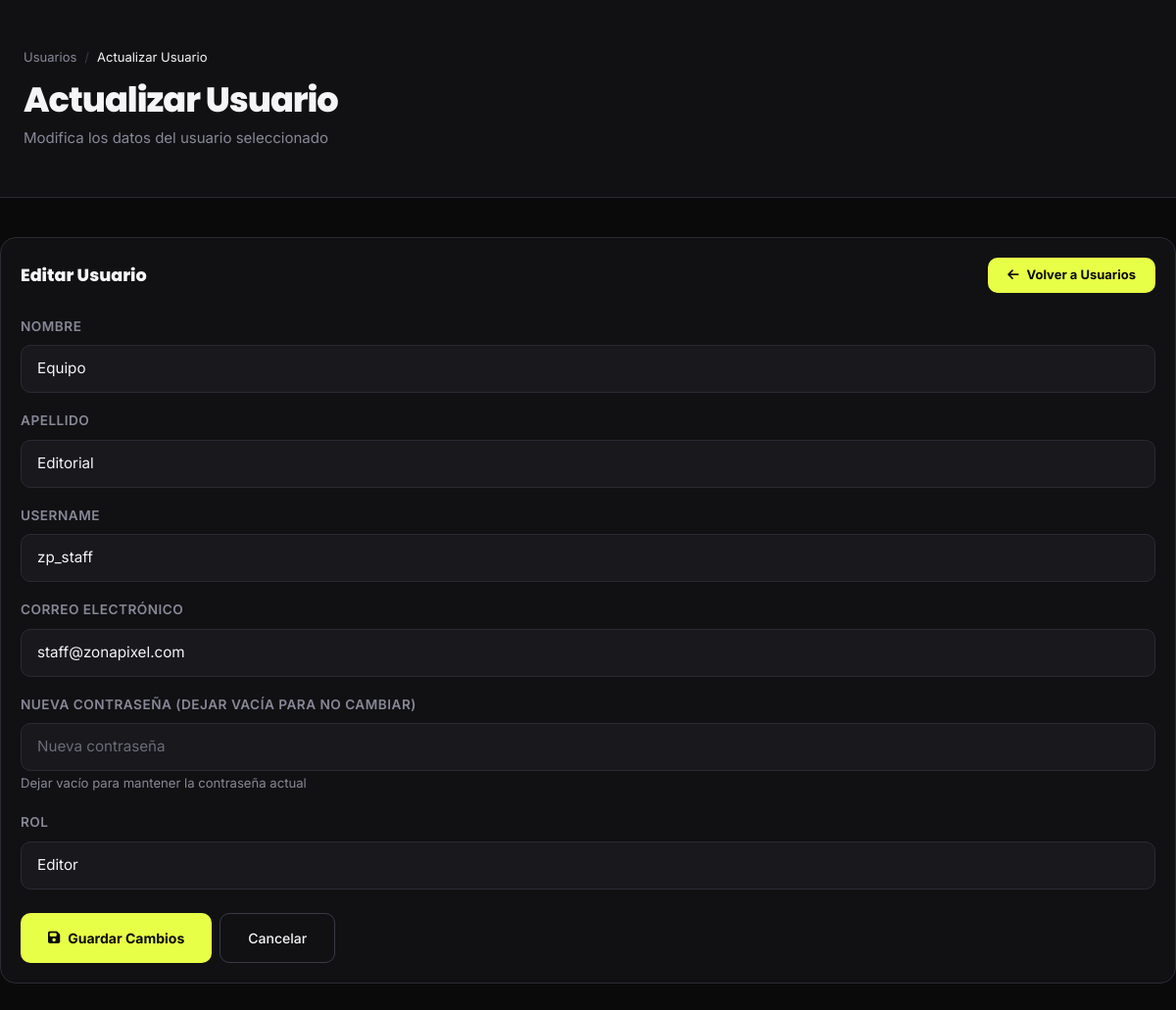
The page /views/php/usuarios/actualizar_usuario.php?id=2 on the database its author committed.
### tables this page shows
CREATE TABLE usuarios (
  id_usuario              INT UNSIGNED AUTO_INCREMENT PRIMARY KEY,
  rol_id          TINYINT UNSIGNED NOT NULL DEFAULT 2,   
  nombre          VARCHAR(80)  NOT NULL,
  apellido        VARCHAR(80)  NOT NULL,
  username        VARCHAR(50)  NOT NULL UNIQUE,
  email           VARCHAR(120) NOT NULL UNIQUE,
  password_hash   VARCHAR(255) NOT NULL,
  avatar_url      VARCHAR(500),
  activo          BOOLEAN      NOT NULL DEFAULT TRUE,
  email_verificado BOOLEAN     NOT NULL DEFAULT FALSE,
  creado_en       DATETIME     NOT NULL DEFAULT CURRENT_TIMESTAMP,
  actualizado_en  DATETIME     NOT NULL DEFAULT CURRENT_TIMESTAMP ON UPDATE CURRENT_TIMESTAMP,
CONSTRAINT fk_usuario_rol FOREIGN KEY (rol_id) REFERENCES roles(id_rol)
);

### views/php/usuarios/usuarioModel.php (called while the page is built, shortened)
<?php
$BD = connection() ;
function consultar_usuarios_id($id)
{
    global $BD;
    $sql =  mysqli_prepare($BD,'SELECT * FROM usuarios WHERE id_usuario = ?;');
    mysqli_stmt_bind_param($sql, 'i', $id);
    mysqli_stmt_execute($sql);
    $resultado = mysqli_stmt_get_result($sql);
    return mysqli_fetch_assoc($resultado);
}
?>

### views/php/usuarios/actualizar_usuario.php (the view, shortened to what this page needs)
<?php
include './usuarioModel.php';
$id = $_GET['id'];
$fila = consultar_usuarios_id($id);
?>
<!DOCTYPE html>
<html lang="es">
<head>
    <link href="https://cdn.jsdelivr.net/npm/bootstrap@5.3.3/dist/css/bootstrap.min.css" rel="stylesheet">
    <link rel="stylesheet" href="https://cdnjs.cloudflare.com/ajax/libs/font-awesome/6.4.0/css/all.min.css">
    <link rel="stylesheet" href="../../../css/style.css">
</head>
<body class="dashboard-page">
<div class="page-hero">
    <div class="container">
        <div class="breadcrumb-nav">
            <a href="./usuario.php">Usuarios</a>
            <span>/</span>
            <span style="color:var(--white)">Actualizar Usuario</span>
        </div>
        <h1 class="page-hero-title">Actualizar Usuario</h1>
        <p class="page-hero-sub">Modifica los datos del usuario seleccionado</p>
    </div>
</div>
<div class="container dashboard-section">
    <div class="dash-card">
        <div class="dashboard-card-header d-flex align-items-center justify-content-between">
            <span class="dashboard-card-title">Editar Usuario</span>
            <a href="./usuario.php" class="btn-primary btn btn-sm" style="font-size:13px; padding:8px 20px">
                <i class="fas fa-arrow-left"></i> Volver a Usuarios
            </a>
        </div>
        <form action="editar_usuario.php" method="POST">
            <div class="form-field">
                <label class="form-label">Nombre</label>
                <input type="text" name="nombre" value="<?= htmlspecialchars($fila['nombre']) ?>" required class="form-control">
            </div>
            <div class="form-field">
                <label class="form-label">Apellido</label>
                <input type="text" name="apellido" value="<?= htmlspecialchars($fila['apellido']) ?>" required class="form-control">
            </div>
            <div class="form-field">
                <label class="form-label">Username</label>
                <input type="text" name="username" value="<?= htmlspecialchars($fila['username']) ?>" required class="form-control">
            </div>
            <div class="form-field">
                <label class="form-label">Correo Electrónico</label>
                <input type="email" name="email" value="<?= htmlspecialchars($fila['email']) ?>" required class="form-control">
            </div>
            <div class="form-field">
                <label class="form-label">Nueva Contraseña (dejar vacía para no cambiar)</label>
                <input type="password" name="password" placeholder="Nueva contraseña" class="form-control">
                <small class="form-text">Dejar vacío para mantener la contraseña actual</small>
            </div>
            <div class="form-field">
                <label class="form-label">Rol</label>
                <select name="rol_id" required class="form-select">
                    <option value="3" <?= ($fila['rol_id'] == 3) ? 'selected' : '' ?>>Editor</option>
                </select>
            </div>
            <div class="d-flex gap-2 mt-4 flex-wrap">
                <button type="submit" class="btn-primary btn">
                    <i class="fas fa-save"></i> Guardar Cambios
                </button>
                <a href="./usuario.php" class="btn-outline-theme btn">Cancelar</a>
            </div>
        </form>
    </div>
</div>
</body>
</html>

### css/style.css (style rules this page uses)
:root { --black: #0a0a0b; --surface: #111114; --surface-2: #18181d; --surface-3: #222228; --border: #2a2a33; --border-light:#3a3a45; --accent: #e8ff47; --accent-dim: #c8e030; --accent-glow: rgba(232,255,71,0.18); --red: #ff4757; --cyan: #00d4ff; --white: #f5f5f7; --muted: #888898; --font-display:'Poppins', sans-serif; --font-body: 'Inter', sans-serif; --radius: 10px; --radius-lg: 16px; --radius-xl: 24px; --transition: 0.22s cubic-bezier(.4,0,.2,1); }
*,*::before,*::after { box-sizing:border-box; margin:0; padding:0; }
html { scroll-behavior:smooth; }
body { background: var(--black); color: var(--white); font-family: var(--font-body); font-size: 15px; line-height: 1.6; -webkit-font-smoothing: antialiased; }
a { color: inherit; text-decoration: none; }
button, input, select, textarea { font-family: inherit; }
.container { width: 100%; max-width: 1280px; margin: 0 auto; padding: 0 24px; }
.btn-primary { padding: 14px 28px; border-radius: var(--radius); background: var(--accent); color: var(--black); font-weight: 700; font-size: 14px; border: none; cursor: pointer; transition: all var(--transition); display: inline-flex; align-items:center; gap:8px; }
.page-hero { background:var(--surface); border-bottom:1px solid var(--border); padding:48px 0 32px; }
.page-hero-title { font-family:var(--font-display); font-size:2.2rem; font-weight:800; letter-spacing:-1px; margin-bottom:6px; }
.page-hero-sub { color:var(--muted); }
.breadcrumb-nav { display:flex; align-items:center; gap:8px; font-size:13px; color:var(--muted); margin-bottom:12px; }
.breadcrumb-nav a { color:var(--muted); transition:color var(--transition); }
.breadcrumb-nav span { color:var(--border-light); }
.form-field { margin-bottom:18px; }
.form-field label { display:block; font-size:.85rem; font-weight:600; color:var(--muted); margin-bottom:8px; text-transform:uppercase; letter-spacing:.5px; }
.dash-card { background:var(--surface); border:1px solid var(--border); border-radius:var(--radius-lg); padding:20px; }
.dashboard-page { background: var(--black); min-height: 100vh; }
.dashboard-section { padding: 40px 0 80px; }
.dashboard-card-header { margin-bottom: 24px; }
.dashboard-card-title { font-family: var(--font-display); font-weight: 800; font-size: 1.1rem; }
.dashboard-page .form-label { font-size: .85rem; font-weight: 600; color: var(--muted); margin-bottom: 8px; text-transform: uppercase; letter-spacing: .5px; }
.dashboard-page .form-control, .dashboard-page .form-select { background: var(--surface-2); border: 1px solid var(--border); color: var(--white); border-radius: 10px; font-size: .95rem; padding: 12px 16px; }
.dashboard-page .form-control::placeholder { color: var(--muted); opacity: .75; }
.dashboard-page .form-select option { background: var(--surface-2); color: var(--white); }
.dashboard-page .form-text { color: var(--muted); }
.btn-outline-theme { padding: 14px 28px; border-radius: var(--radius); border: 1px solid var(--border-light); background: transparent; color: var(--white); font-weight: 500; font-size: 14px; display: inline-flex; align-items: center; justify-content: center; transition: all var(--transition); }
.d-flex { display: flex !important; }
.flex-wrap { flex-wrap: wrap; }

### rows shown on the page
usuarios: nombre "Equipo", apellido "Editorial", username "zp_staff", email "staff@zonapixel.com", rol_id "Editor"
